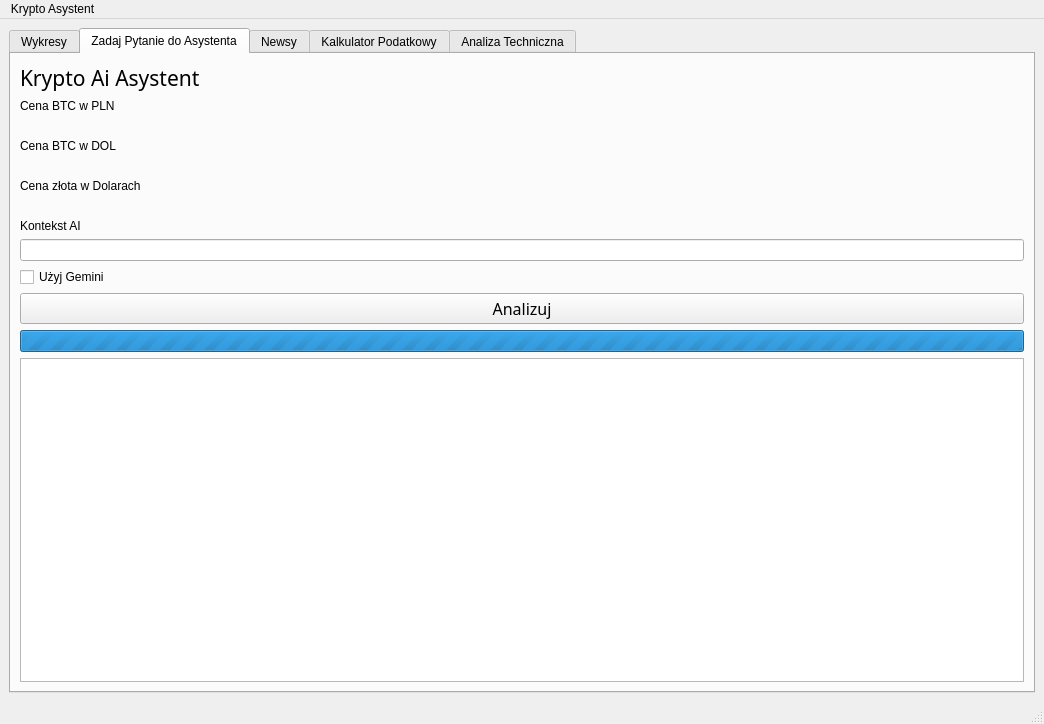
<?xml version="1.0" encoding="UTF-8"?>
<ui version="4.0">
 <class>MainWindow</class>
 <widget class="QMainWindow" name="MainWindow">
  <property name="geometry">
   <rect>
    <x>0</x>
    <y>0</y>
    <width>1044</width>
    <height>724</height>
   </rect>
  </property>
  <property name="windowTitle">
   <string>MainWindow</string>
  </property>
  <widget class="QWidget" name="centralwidget">
   <layout class="QVBoxLayout" name="verticalLayout_3">
    <item>
     <widget class="QTabWidget" name="Analiza">
      <property name="autoFillBackground">
       <bool>false</bool>
      </property>
      <property name="currentIndex">
       <number>1</number>
      </property>
      <widget class="QWidget" name="tab_3">
       <attribute name="title">
        <string>Wykresy</string>
       </attribute>
       <layout class="QVBoxLayout" name="verticalLayout_6">
        <item>
         <widget class="QComboBox" name="comboTypWykresu">
          <item>
           <property name="text">
            <string>Swiecowy</string>
           </property>
          </item>
          <item>
           <property name="text">
            <string>Liniowy</string>
           </property>
          </item>
         </widget>
        </item>
        <item>
         <widget class="QLineEdit" name="inputWaluta">
          <property name="placeholderText">
           <string>Napisz symbol, np. BTC.</string>
          </property>
         </widget>
        </item>
        <item>
         <widget class="QDateEdit" name="dateOd">
          <property name="calendarPopup">
           <bool>true</bool>
          </property>
          <property name="date">
           <date>
            <year>2000</year>
            <month>1</month>
            <day>1</day>
           </date>
          </property>
         </widget>
        </item>
        <item>
         <widget class="QDateEdit" name="dateDo">
          <property name="calendarPopup">
           <bool>true</bool>
          </property>
         </widget>
        </item>
        <item>
         <widget class="QCheckBox" name="checkDoTeraz">
          <property name="text">
           <string>Do Teraz</string>
          </property>
          <property name="checked">
           <bool>true</bool>
          </property>
         </widget>
        </item>
        <item>
         <widget class="QCheckBox" name="checkUzyjGeminiWykresy">
          <property name="text">
           <string>GEMINI</string>
          </property>
         </widget>
        </item>
        <item>
         <widget class="QCheckBox" name="checkKapitalizacja">
          <property name="text">
           <string>Kapitalizacja</string>
          </property>
         </widget>
        </item>
        <item>
         <widget class="QPushButton" name="btnInterwal24h">
          <property name="text">
           <string>24h</string>
          </property>
         </widget>
        </item>
        <item>
         <widget class="QPushButton" name="btnInterwal1m">
          <property name="text">
           <string>1 miesiąc</string>
          </property>
         </widget>
        </item>
        <item>
         <widget class="QPushButton" name="btnInterwal7d">
          <property name="text">
           <string>7 dni</string>
          </property>
         </widget>
        </item>
        <item>
         <widget class="QPushButton" name="btnGenerujWykres">
          <property name="font">
           <font>
            <pointsize>12</pointsize>
           </font>
          </property>
          <property name="text">
           <string>Generuj</string>
          </property>
         </widget>
        </item>
        <item>
         <widget class="QPlainTextEdit" name="textAnalizaWykresu"/>
        </item>
       </layout>
      </widget>
      <widget class="QWidget" name="tab">
       <attribute name="title">
        <string>Zadaj Pytanie do Asystenta</string>
       </attribute>
       <layout class="QVBoxLayout" name="verticalLayout">
        <item>
         <widget class="QLabel" name="label_3">
          <property name="font">
           <font>
            <family>Segoe UI Variable</family>
            <pointsize>16</pointsize>
           </font>
          </property>
          <property name="text">
           <string>Krypto Ai Asystent</string>
          </property>
         </widget>
        </item>
        <item>
         <widget class="QLabel" name="label_2">
          <property name="text">
           <string>Cena BTC w PLN</string>
          </property>
         </widget>
        </item>
        <item>
         <widget class="QLabel" name="lblCenaPLN">
          <property name="text">
           <string/>
          </property>
         </widget>
        </item>
        <item>
         <widget class="QLabel" name="label_4">
          <property name="text">
           <string>Cena BTC w DOL</string>
          </property>
         </widget>
        </item>
        <item>
         <widget class="QLabel" name="lblCena">
          <property name="text">
           <string/>
          </property>
         </widget>
        </item>
        <item>
         <widget class="QLabel" name="label_5">
          <property name="text">
           <string>Cena złota w Dolarach</string>
          </property>
         </widget>
        </item>
        <item>
         <widget class="QLabel" name="lblZloto">
          <property name="text">
           <string/>
          </property>
         </widget>
        </item>
        <item>
         <widget class="QLabel" name="label">
          <property name="text">
           <string>Kontekst AI</string>
          </property>
         </widget>
        </item>
        <item>
         <widget class="QLineEdit" name="inputSystemPrompt"/>
        </item>
        <item>
         <widget class="QCheckBox" name="checkUzyjGeminiAsystent">
          <property name="text">
           <string>Użyj Gemini</string>
          </property>
         </widget>
        </item>
        <item>
         <widget class="QPushButton" name="btnAnalizuj">
          <property name="font">
           <font>
            <family>SimSun-ExtG</family>
            <pointsize>12</pointsize>
           </font>
          </property>
          <property name="text">
           <string>Analizuj</string>
          </property>
         </widget>
        </item>
        <item>
         <widget class="QProgressBar" name="progressBar">
          <property name="maximum">
           <number>0</number>
          </property>
          <property name="value">
           <number>0</number>
          </property>
          <property name="textVisible">
           <bool>false</bool>
          </property>
         </widget>
        </item>
        <item>
         <widget class="QTextEdit" name="textWynikAI"/>
        </item>
       </layout>
      </widget>
      <widget class="QWidget" name="tab_2">
       <attribute name="title">
        <string>Newsy</string>
       </attribute>
       <layout class="QVBoxLayout" name="verticalLayout_2">
        <item>
         <widget class="QComboBox" name="comboCzasNewsow">
          <item>
           <property name="text">
            <string>Ostatnie 24h</string>
           </property>
          </item>
          <item>
           <property name="text">
            <string>Ostatni tydzień</string>
           </property>
          </item>
         </widget>
        </item>
        <item>
         <widget class="QCheckBox" name="checkUzyjGemini">
          <property name="text">
           <string>Gemini</string>
          </property>
         </widget>
        </item>
        <item>
         <widget class="QPlainTextEdit" name="textNewsy"/>
        </item>
        <item>
         <widget class="QPushButton" name="btnSzukajNewsow">
          <property name="text">
           <string>Pobierz</string>
          </property>
         </widget>
        </item>
       </layout>
      </widget>
      <widget class="QWidget" name="tab_4">
       <attribute name="title">
        <string>Kalkulator Podatkowy</string>
       </attribute>
       <layout class="QVBoxLayout" name="verticalLayout_4">
        <item>
         <widget class="QLabel" name="label_6">
          <property name="text">
           <string>Kwota Kupna</string>
          </property>
         </widget>
        </item>
        <item>
         <widget class="QLineEdit" name="inputKwotaKupna"/>
        </item>
        <item>
         <widget class="QLabel" name="label_7">
          <property name="text">
           <string>Kwota Sprzedaży</string>
          </property>
         </widget>
        </item>
        <item>
         <widget class="QLineEdit" name="inputKwotaSprzedazy"/>
        </item>
        <item>
         <widget class="QPushButton" name="btnObliczPodatek">
          <property name="text">
           <string>Oblicz</string>
          </property>
         </widget>
        </item>
        <item>
         <widget class="QTextEdit" name="textWynikPodatek"/>
        </item>
       </layout>
      </widget>
      <widget class="QWidget" name="tab_5">
       <attribute name="title">
        <string>Analiza Techniczna</string>
       </attribute>
       <layout class="QVBoxLayout" name="verticalLayout_5">
        <item>
         <widget class="QLineEdit" name="inputWalutaAnaliza"/>
        </item>
        <item>
         <widget class="QCheckBox" name="checkUzyjGeminiAnaliza">
          <property name="text">
           <string>CheckBox</string>
          </property>
         </widget>
        </item>
        <item>
         <widget class="QPushButton" name="btnZaawansowanaAnaliza">
          <property name="text">
           <string>PushButton</string>
          </property>
         </widget>
        </item>
        <item>
         <widget class="QTextEdit" name="textWynikAnalizy"/>
        </item>
       </layout>
      </widget>
     </widget>
    </item>
   </layout>
  </widget>
  <widget class="QMenuBar" name="menubar">
   <property name="geometry">
    <rect>
     <x>0</x>
     <y>0</y>
     <width>1044</width>
     <height>25</height>
    </rect>
   </property>
   <widget class="QMenu" name="menuKrypto_Asystent">
    <property name="title">
     <string>Krypto Asystent</string>
    </property>
   </widget>
   <addaction name="menuKrypto_Asystent"/>
  </widget>
  <widget class="QStatusBar" name="statusbar"/>
 </widget>
 <resources/>
 <connections/>
</ui>
